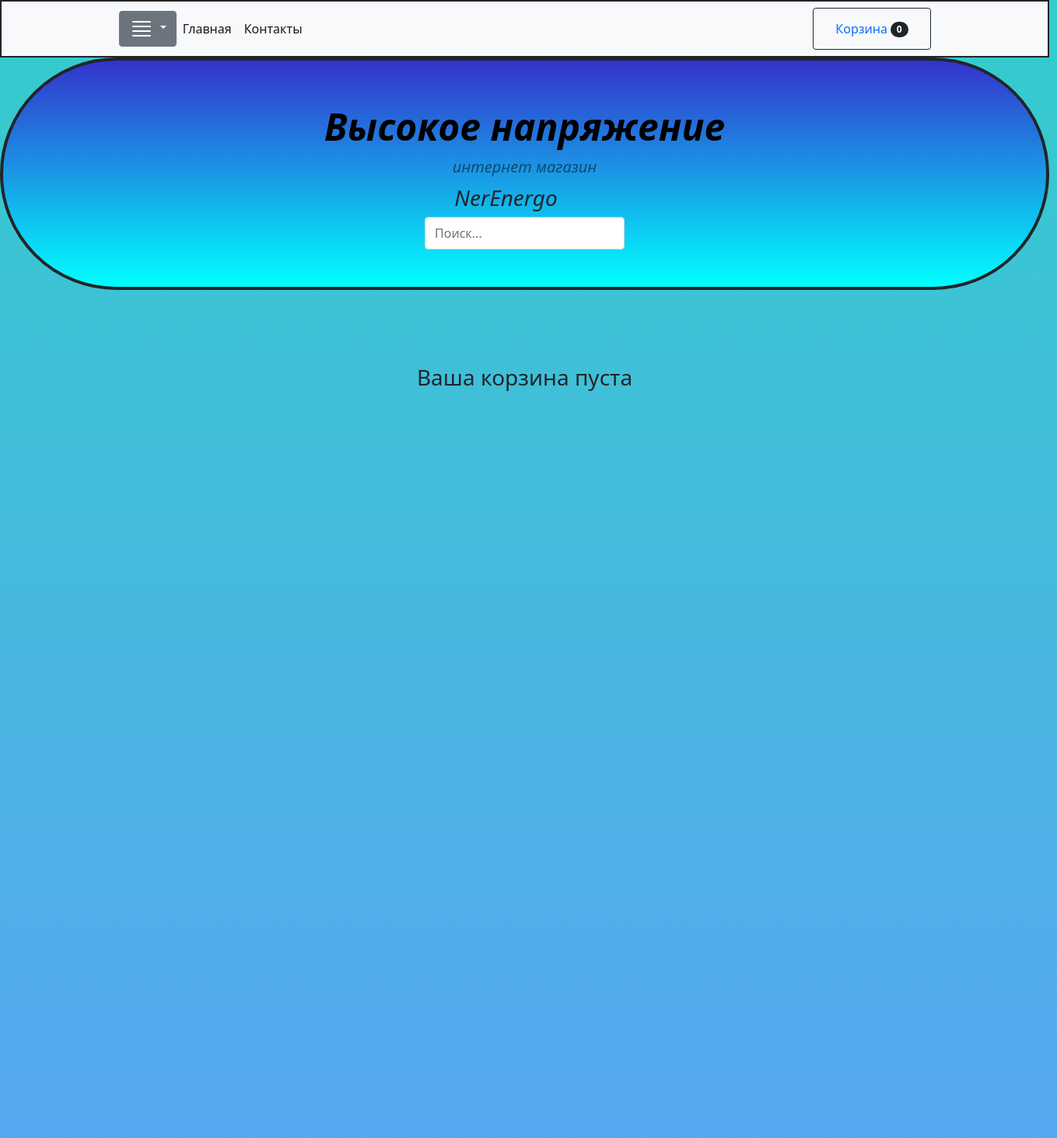
The page /cart/ (signed in, upper part) on the database as committed earlier.
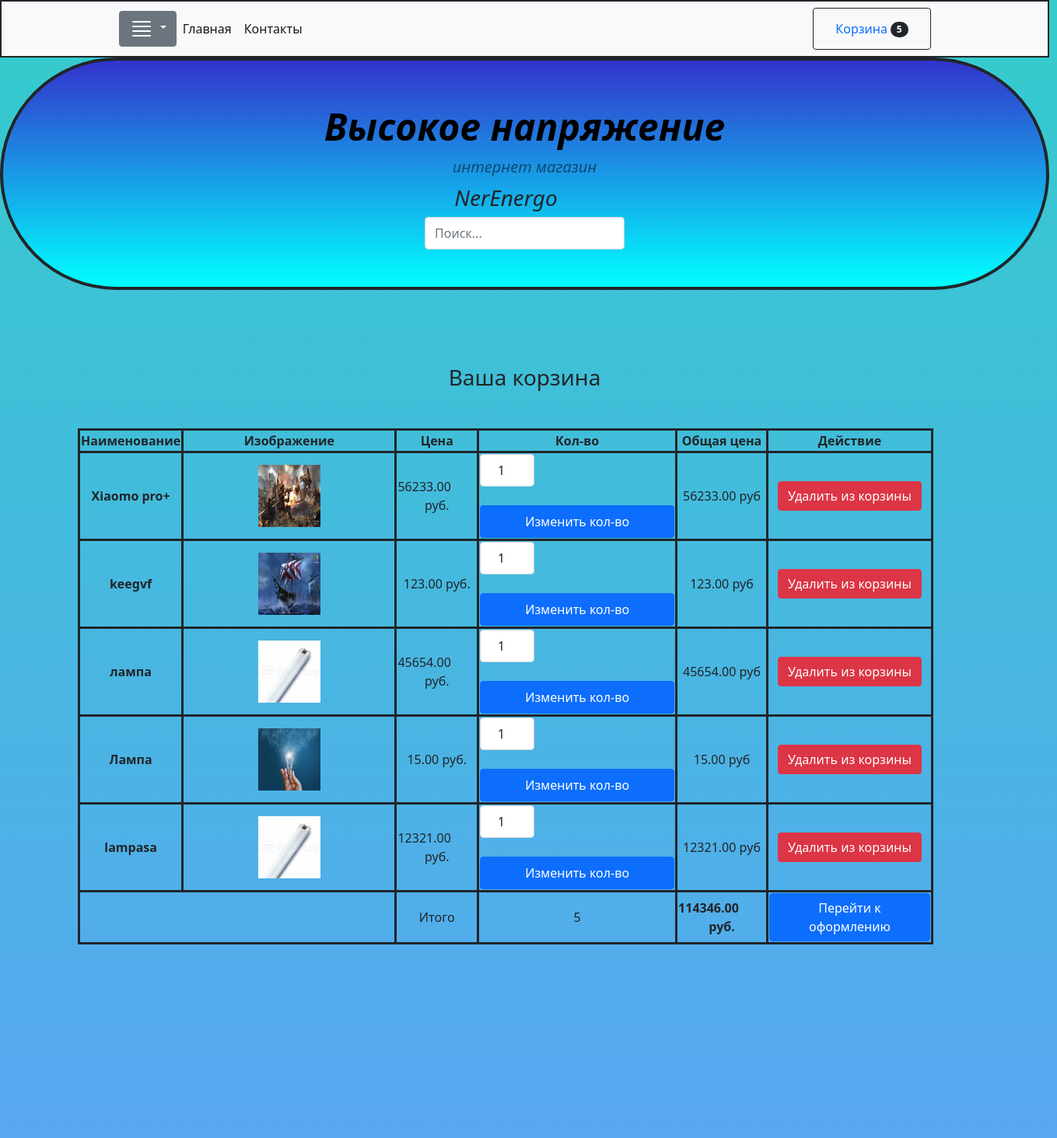
The same page on the database as committed later.
### mainapp/models.py (models this page shows, shortened)
class Cart(models.Model):
	owner = models.ForeignKey('Customer', null=True, verbose_name='Владелец', on_delete=models.CASCADE)
	product = models.ManyToManyField(CartProduct, blank=True, related_name='related_cart')
	total_product = models.PositiveIntegerField(default=0)
	final_price = models.DecimalField(max_digits=9, default=0, decimal_places=2, verbose_name='Общая Цена')
	in_order = models.BooleanField(default=False)
	for_anonymous_user = models.BooleanField(default=False)

class CartProduct(models.Model):
	user = models.ForeignKey('Customer', null=True, verbose_name='Покупатель', on_delete=models.CASCADE)
	cart = models.ForeignKey('Cart', verbose_name='Корзина', on_delete=models.CASCADE, related_name="related_products")
	content_type = models.ForeignKey(ContentType, on_delete=models.CASCADE)
	object_id = models.PositiveIntegerField()
	content_object = GenericForeignKey('content_type', 'object_id')
	qty = models.PositiveIntegerField(default=1)
	final_price = models.DecimalField(max_digits=9, default=0, decimal_places=2, verbose_name='Общая Цена')

class Product(models.Model):
	category = models.ForeignKey(Category, verbose_name='Категория', on_delete=models.CASCADE)
	title = models.CharField(max_length=255, verbose_name="наименование")
	slug = models.SlugField(unique=True)
	image = models.ImageField(verbose_name='Изображение')
	description = models.TextField(verbose_name='описание', null=True)
	price = models.DecimalField(max_digits=9, decimal_places=2, verbose_name='Цена')
	count_view = models.PositiveIntegerField(default=0, verbose_name='Количество')
	def get_model_name(self):
		return self.__class__.__name__.lower()

class Smartphone(Product):
	diagonal = models.CharField(max_length=255, verbose_name='Диагональ')
	display = models.CharField(max_length=255, verbose_name='тип дисплея')
	resolutions = models.CharField(max_length=255, verbose_name='разрешение экрана')
	accum_volume = models.CharField(max_length=255, verbose_name='объем батареи')
	ram = models.CharField(max_length=255, verbose_name = 'оперативная память')
	sd = models.BooleanField(default=True, verbose_name = 'наличие SD')
	sd_volume = models.CharField(max_length=255, null=True, blank=True, verbose_name = 'Максимальный объем SD карты')
	main_cam_mp = models.CharField(max_length=255, verbose_name = 'главная камера')
	frontal_cam_mp = models.CharField(max_length=255, verbose_name = 'фронтальная камера')

class Lighting(Product):
	name = models.CharField(max_length=255, verbose_name='Наименование товара')
	seria = models.CharField(max_length=255, verbose_name='Серия')
	brand = models.CharField(max_length=255, verbose_name='Брэнд')
	articals = models.CharField(max_length=255, verbose_name='Артикул производителя')
	garant_time = models.CharField(max_length=255, verbose_name='Срок гарантии')
	created_cantry = models.CharField(max_length=255, verbose_name='Страна производитель')
	power = models.CharField(max_length=255, verbose_name='Мощность')
	plinth = models.CharField(max_length=255, verbose_name='Цоколь')
	form_light = models.CharField(max_length=255, verbose_name='Форма Лампы')

class Lampa(Product):
	name = models.CharField(max_length=255, verbose_name='Наименование товара')
	seria = models.CharField(max_length=255, verbose_name='Серия')
	brand = models.CharField(max_length=255, verbose_name='Брэнд')
	articals = models.CharField(max_length=255, verbose_name='Артикул производителя')
	garant_time = models.CharField(max_length=255, verbose_name='Срок гарантии')
	created_cantry = models.CharField(max_length=255, verbose_name='Страна производитель')
	power = models.CharField(max_length=255, verbose_name='Мощность', blank=True)
	plinth = models.CharField(max_length=255, verbose_name='Цоколь')
	form_light = models.CharField(max_length=255, verbose_name='Форма Лампы', blank=True)

### mainapp/views.py (the view)
# urls.py: path('cart/', CartView.as_view(), name='cart'),
class CartView(CartMixin, View):
    def get(self, request, *args, **kwargs):
        categories = Category.objects.all()
        context = {
            'cart': self.cart,
            'categories': categories
        }
        return render(request, 'cart.html', context)

### mainapp/mixins.py (called while the page is built)
	def dispatch(self, request, *args, **kwargs):
		if request.user.is_authenticated:
			customer = Customer.objects.filter(user=request.user).first()
			if not customer:
				customer = Customer.objects.create(user=request.user)
			cart = Cart.objects.filter(owner=customer).first()
			if not cart:
				cart = Cart.objects.create(owner=customer)
		else:
			cart = Cart.objects.filter(for_anonymous_user=True).first()
			if not cart:
				cart = Cart.objects.create(for_anonymous_user=True)
		self.cart = cart
		return super().dispatch(request, *args, **kwargs)

### mainapp/templates/cart.html (shortened to what this page needs)
{% extends 'base.html' %}
{% block content %}
	<h3 class="text-center mt-5 mb-5" >Ваша корзина {% if not cart.product.count %}пуста{% endif %}</h3>
	{% if cart.product.count%}
	<table class="table-cart" >
		<thead>
			<tr>
				<th scope="col">Наименование</th>
				<th scope="col">Изображение</th>
				<th scope="col">Цена</th>
				<th scope="col">Кол-во</th>
					<th scope="col">Общая цена</th>
				<th scope="col">Действие</th>
			</tr>
		</thead>
		<tbody>
	  	{% for item in cart.product.all %}
	  	<tr>
		  	<th scope="row">{{ item.content_object.title }}</th>
		  	<td class="w-25"><img src="{{ item.content_object.image.url }}" class="img-fluid" style="width: 80px; height: 80px;" ></td>
		  	<td>{{ item.content_object.price }} руб.</td>
		  	<td>
		  		<form action="{% url 'change_qty' ct_model=item.content_object.get_model_name slug=item.content_object.slug %}" method="POST">
		  			<input type="number" class="form-control" name="qty" style="width: 70px;" min="1" value="{{ item.qty }}">
		  			<br>
		  			<input type="submit" class="btn btn-primary" value="Изменить кол-во">
		  		</form>
		  	</td>
		  		<td>{{ item.final_price }} руб</td>
		  	<td>
		  		<a href="{% url 'delete_from_cart' ct_model=item.content_object.get_model_name slug=item.content_object.slug %}"><button class="btn btn-danger">Удалить из корзины</button>
		  	</td>
		</tr>
		{% endfor %}
			<tr>
				<td colspan="2"></td>
				<td>Итого</td>
				<td>{{ cart.total_product }}</td>
				<td><strong>{{ cart.final_price }} руб.</strong></td>
				<td><a href="{% url 'checkout' %}"><button class="btn btn-primary">Перейти к оформлению</button></a></td>
			</tr>
		</tbody>
	</table>
{% endif %}
{% endblock content %}

### mainapp/templates/base.html (shortened to what this page needs)
<!DOCTYPE html>
<html lang="en">
    <head>
        <link href="https://cdn.jsdelivr.net/npm/bootstrap@5.1.3/dist/css/bootstrap.min.css" rel="stylesheet">
        <link rel="stylesheet" type="text/css" href="styles.css">
    </head>
    <body>
        <nav class="navbar navbar-expand-lg navbar-light bg-light border border-2 border-dark sticky-top" id="navbar-top-base">
            <div class="container px-4 px-lg-5">
                <li>
                    <div class="dropdown" class="btn-category">
                        <button class="btn btn-secondary dropdown-toggle"  type="button" id="dropdownMenuButton1" data-bs-toggle="dropdown" aria-expanded="false" class="btn-menu-list">
                        </button>
                                    {% load mptt_tags %}
                    </div>
                </li>
                <div class="collapse navbar-collapse ">
                    <ul class="navbar-nav me-auto mb-2 mb-lg-0 ms-lg-6">
                        <li class="nav-item" ><a class="nav-link active" aria-current="page" href="{% url 'base.html' %}">Главная</a></li>
                        <li class="nav-item"><a class="nav-link active" aria-current="page" href="{% url 'contact' %}">Контакты</a></li>
                    </ul>
                    <form class="d-flex">
                        <button class="btn btn-outline-dark" type="submit">
                            <a class="nav-link" href="{% url 'cart' %}">Корзина<span class="badge bg-dark text-white ms-1 rounded-pill">{{cart.product.count}}</span></a>
                        </button>
                    </form>
                </div>
            </div>
        </nav>
        <header  class=" py-5 border border-4 border-dark rounded-pill" id="header" class="border border-3" class="header-nav">
            <div class="container px-4 px-lg-5 my-2" >
                <div class="text-center text-black" id="header_text">
                    <h1 class="display-5 fw-bolder">Высокое напряжение</h1>
                    <p class="lead fw-normal text-black-50 mb-0">интернет магазин</p>
                </div>
            </div>
            <div class="container d-flex flex-wrap justify-content-center" >
                <a href="{% url 'base.html' %}" class="d-flex mb-3 mb-lg-0 me-lg-5 text-dark text-decoration-none">
                    <span class="fs-4"><h3><em>NerEnergo</em></h3></span>
                </a>
            </div>
            <ul>
                <li>
                    <div class="container d-flex flex-wrap justify-content-center">
                        <form class="col-12 col-lg-auto mb-3 mb-lg-0">
                            <input type="search" class="form-control" placeholder="Поиск..." aria-label="Search">
                        </form>
                    </div>
                </li>
           </ul>
        </header>
        <section class="py-5" id="" class="section-base">
            {% block content %}{% endblock content %}
        </section>
    </body>
</html>

### mainapp/templates/styles.css (style rules this page uses)
body { height: 100%; }
body { display: flex; width: 1349px; flex-direction: column; background: linear-gradient(to top, #6699ff 0%, #33cccc 100%); }
section { flex: 1 0 auto; height: 1500px; z-index: 1; }
a { text-decoration: none; }
ul { margin: 0; padding: 0; list-style: none; }
header { background: linear-gradient(to bottom, #3333cc 0%, #00ffff 100%); z-index: 1; }
#header_text { font-style: italic; font-style: oblique; }
input { width: 250px; height: 42px; padding-left: 50px; border-radius: 42px; border: 2px solid #324b4e; background: #F9F0DA; outline: none; position: relative; transition: .3s linear; }
.table-cart { margin-left: 100px; width: 1100px; }
.table-cart tr { border: solid; }
.table-cart th { border: solid; text-align-last: center; }
.table-cart td { border: solid; text-align-last: center; }
nav { list-style: none; }

### mainapp/templates/base.html (style rules this page uses)
body { height: 100%; }
body { display: flex; width: 1349px; flex-direction: column; background: linear-gradient(to top, #6699ff 0%, #33cccc 100%); }
section { flex: 1 0 auto; height: 1500px; z-index: 1; }
a { text-decoration: none; }
ul { margin: 0; padding: 0; list-style: none; }
header { background: linear-gradient(to bottom, #3333cc 0%, #00ffff 100%); z-index: 1; }
#header_text { font-style: italic; font-style: oblique; }
input { width: 250px; height: 42px; padding-left: 50px; border-radius: 42px; border: 2px solid #324b4e; background: #F9F0DA; outline: none; position: relative; transition: .3s linear; }
.table-cart { margin-left: 100px; width: 1100px; }
.table-cart tr { border: solid; }
.table-cart th { border: solid; text-align-last: center; }
.table-cart td { border: solid; text-align-last: center; }
nav { list-style: none; }

Rows that differ between the two databases and show on the page:
changed Cart: product.count "0" → "5"; total_product (not shown) → "5"; final_price (not shown) → "114346.00"
added CartProduct: content_object "Xiaomo pro+", content_object.image (picture), content_object.price "56233.00", qty "1", final_price "56233.00"
added CartProduct: content_object "keegvf", content_object.image (picture), content_object.price "123.00", qty "1", final_price "123.00"
added CartProduct: content_object "лампа", content_object.image (picture), content_object.price "45654.00", qty "1", final_price "45654.00"
added CartProduct: content_object "Лампа", content_object.image (picture), content_object.price "15.00", qty "1", final_price "15.00"
added CartProduct: content_object "lampasa", content_object.image (picture), content_object.price "12321.00", qty "1", final_price "12321.00"
Other text that changed with them:
text no longer shown: "пуста"
text now shown: "Наименование Изображение Цена Кол-во Общая цена Действие Итого руб. Перейти к оформлению"
